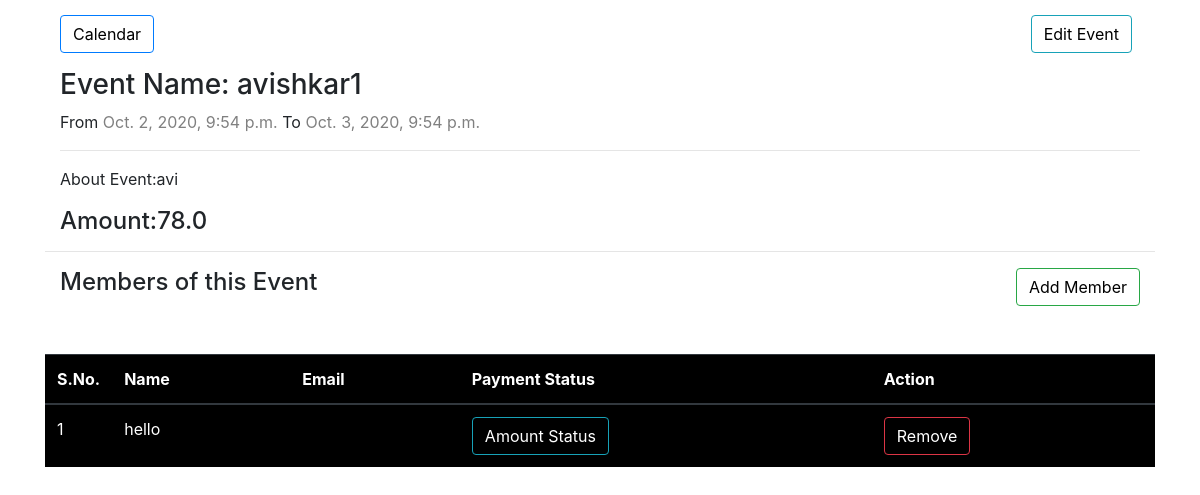
The page /calendarapp/event/7/details/ (signed in) on the database as committed earlier.
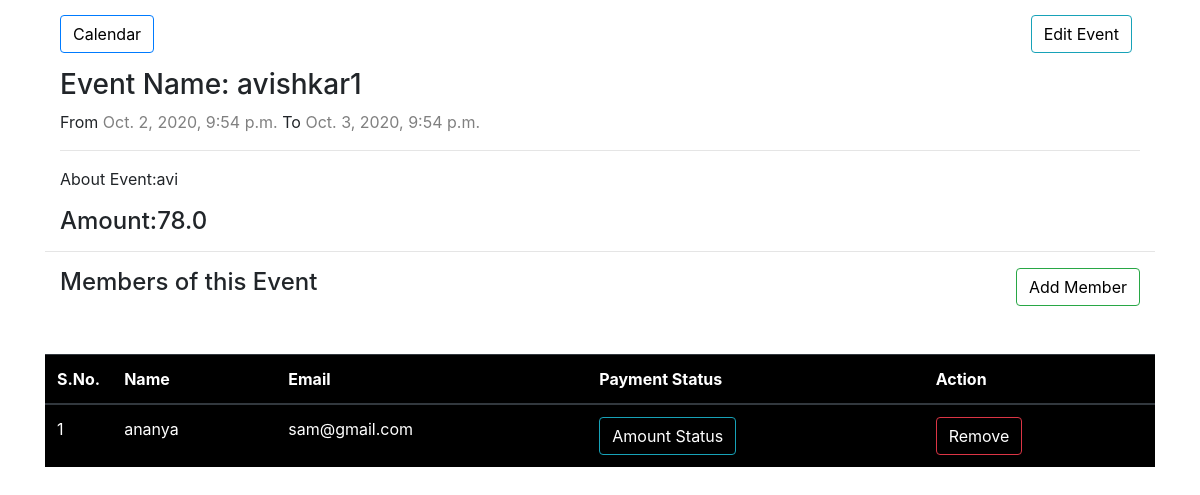
The same page on the database as committed later.
### calendarapp/models.py (models this page shows, shortened)
class EventMember(models.Model):
    event = models.ForeignKey(Event, on_delete=models.CASCADE)
    user = models.ForeignKey(User, on_delete=models.CASCADE)
    class Meta:
        unique_together = ['event', 'user']

### calendarapp/views.py (the view)
# urls.py: path('event/<int:event_id>/details/', views.event_details, name='event-detail'),
@login_required
def event_details(request, event_id):
    event = Event.objects.get(id=event_id)
    eventmember = EventMember.objects.filter(event=event)
    context = {
        'event': event,
        'eventmember': eventmember
    }
    return render(request, 'calendarapp/event-details.html', context)

### calendarapp/templates/calendarapp/event-details.html (shortened to what this page needs)
{% extends 'calendarapp/base.html' %}
{% block content %}
    <div class="container">
        <div class="clearfix">
            <a class="btn btn-primary left" href="{% url 'calendarapp:calendar' %}"> Calendar </a>
            <a class="btn btn-info right mr-2" href="{% url 'calendarapp:event_edit' event.pk %}"> Edit Event </a>
        </div>
        <div class="clearfix">
            <h3>Event Name: {{ event.title }}</h3>
            <p>From <span style="color: gray;">{{ event.start_time }}</span> To <span style="color: gray;">{{ event.end_time }}</span></p>
            <hr>
            <p>About Event:{{ event.description }}</p>
            <h4>Amount:{{ event.amount }}</h4>
        </div>
        <hr>
        <div class="clearfix">
            <h4 class="left" > Members of this Event</h4>
            <a class="btn btn-success right" href="{% url 'calendarapp:add_eventmember' event.id %}"> Add Member </a>
        </div>
        <div class="  mt-5 table-responsive">
        <table class="table table-hover table-dark  " style="background-color:black" >
            <thead>
                <tr>
                  <th style="width: 10px">S.No.</th>
                  <th>Name</th>
                  <th>Email</th>
                  <th>Payment Status</th>
                  <th>Action</th>
                </tr>
              </thead>
              <tbody>
                {% for member in eventmember %}
                <tr role="row">
                    <td>{{ forloop.counter }}</td>
                    <td>{{ member.user.username }}</td>
                    <td>{{ member.user.email }}</td>
                    <td><a class="btn btn-info text-white" href="{% url 'calendarapp:remove_event' member.id %}">Amount Status</a></td>
                    <td>
                        <a class="btn btn-danger text-white" href="{% url 'calendarapp:remove_event' member.id %}">Remove</a>
                    </td>
                </tr>
                {% endfor %}
              </tbody>
        </table>
    </div>
{% endblock %}

Rows that differ between the two databases and show on the page:
removed EventMember: user.username "hello"
added EventMember: user.username "ananya", user.email "sam@gmail.com"
